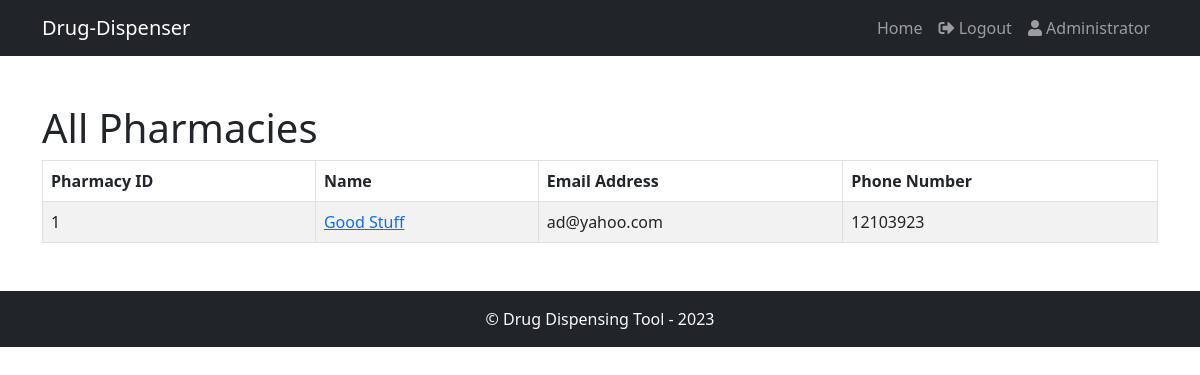
The page /records/display_pharmacies.php (signed in) on the database its author committed.
### tables this page shows
CREATE TABLE `pharmacy` (
  `pharmacyId` int(11) NOT NULL,
  `name` varchar(100) NOT NULL,
  `emailAddress` varchar(100) NOT NULL,
  `phoneNumber` varchar(20) DEFAULT NULL
);

### records/display_pharmacies.php (the view, shortened to what this page needs)
<?php
require_once('../database.php');
$pharmacies = array();
$conn = new mysqli($host, $username, $databasePassword, $databaseName);
if ($conn->connect_error) {
	die("Connection failed: " . $conn->connect_error);
} else {
	$sql = "SELECT * FROM pharmacy";
	$result = $conn->query($sql);
	if ($result->num_rows > 0) {
		while ($row = $result->fetch_assoc()) {
			$pharmacies[] = $row;
		}
	}
}
?>
<!DOCTYPE html>
<html lang="en">
<head>
    <link rel="stylesheet" href="https://cdnjs.cloudflare.com/ajax/libs/bootstrap/5.3.0/css/bootstrap.min.css">
</head>
<body>
<?php
include_once '../commons.php';
echo $header;
?>
    <div class="container mt-5">
	<h1>All Pharmacies</h1>
	<table class="table table-bordered table-striped">
	    <thead>
		<tr>
		    <th>Pharmacy ID</th>
		    <th>Name</th>
		    <th>Email Address</th>
		    <th>Phone Number</th>
		</tr>
	    </thead>
	    <tbody>
		<?php foreach ($pharmacies as $pharmacy) : ?>
		    <tr>
			<td><?= $pharmacy['pharmacyId'] ?></td>
			<td><a href="../profiles/pharmacy_profile.php?pharmacyId=<?= $pharmacy['pharmacyId'] ?>"><?= $pharmacy['name'] ?></a></td>
			<td><?= $pharmacy['emailAddress'] ?></td>
			<td><?= $pharmacy['phoneNumber'] ?></td>
		    </tr>
		<?php endforeach; ?>
	    </tbody>
	</table>
    </div>
    <?php echo $footer; ?>
</body>
</html>

### rows shown on the page
pharmacy: pharmacyId "1", name "Good Stuff", emailAddress "ad@yahoo.com", phoneNumber "12103923"

### other values the page prints
$userDisplay "Administrator"
